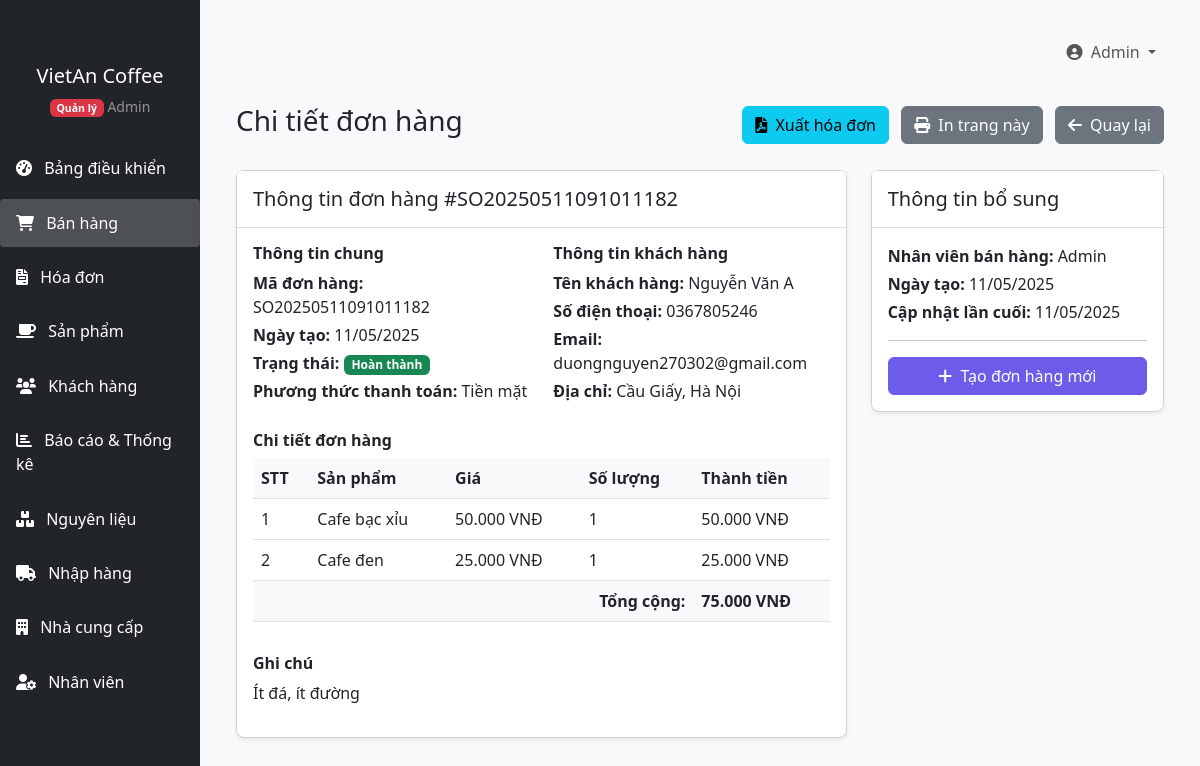
Screenshot of /QuanLyCafe/index.php?page=sales-orders&action=view&id=3 (signed in) with the database file from the repository.
### tables this page shows
CREATE TABLE `sales_orders` (
  `id` int(11) NOT NULL,
  `order_number` varchar(20) NOT NULL,
  `customer_id` int(11) DEFAULT NULL,
  `user_id` int(11) DEFAULT NULL,
  `order_date` date NOT NULL,
  `total_amount` decimal(10,2) NOT NULL,
  `status` enum('pending','completed','cancelled') DEFAULT 'completed',
  `payment_method` enum('cash','card','transfer') DEFAULT 'cash',
  `notes` text DEFAULT NULL,
  `created_at` timestamp NOT NULL DEFAULT current_timestamp(),
  `updated_at` timestamp NOT NULL DEFAULT current_timestamp() ON UPDATE current_timestamp()
);

CREATE TABLE `customers` (
  `id` int(11) NOT NULL,
  `name` varchar(100) NOT NULL,
  `email` varchar(100) DEFAULT NULL,
  `phone` varchar(20) DEFAULT NULL,
  `address` text DEFAULT NULL,
  `created_at` timestamp NOT NULL DEFAULT current_timestamp(),
  `updated_at` timestamp NOT NULL DEFAULT current_timestamp() ON UPDATE current_timestamp()
);

CREATE TABLE `sales_order_items` (
  `id` int(11) NOT NULL,
  `sales_order_id` int(11) NOT NULL,
  `product_id` int(11) NOT NULL,
  `quantity` int(11) NOT NULL,
  `unit_price` decimal(10,2) NOT NULL,
  `total_price` decimal(10,2) NOT NULL,
  `created_at` timestamp NOT NULL DEFAULT current_timestamp(),
  `updated_at` timestamp NOT NULL DEFAULT current_timestamp() ON UPDATE current_timestamp()
);

CREATE TABLE `products` (
  `id` int(11) NOT NULL,
  `code` varchar(20) NOT NULL,
  `name` varchar(100) NOT NULL,
  `category_id` int(11) DEFAULT NULL,
  `type` enum('phin','machine','instant') NOT NULL,
  `size` enum('small','medium','large') NOT NULL,
  `price` decimal(10,2) NOT NULL,
  `description` text DEFAULT NULL,
  `stock_quantity` int(11) DEFAULT 0,
  `image` varchar(255) DEFAULT NULL,
  `created_at` timestamp NOT NULL DEFAULT current_timestamp(),
  `updated_at` timestamp NOT NULL DEFAULT current_timestamp() ON UPDATE current_timestamp()
);

CREATE TABLE `users` (
  `id` int(11) NOT NULL,
  `name` varchar(100) NOT NULL,
  `email` varchar(100) NOT NULL,
  `password` varchar(255) NOT NULL,
  `role` enum('admin','staff') NOT NULL,
  `phone` varchar(20) DEFAULT NULL,
  `address` text DEFAULT NULL,
  `gender` enum('male','female','other') DEFAULT NULL,
  `birth_date` date DEFAULT NULL,
  `hire_date` date DEFAULT NULL,
  `status` enum('active','inactive') DEFAULT 'active',
  `created_at` timestamp NOT NULL DEFAULT current_timestamp(),
  `updated_at` timestamp NOT NULL DEFAULT current_timestamp() ON UPDATE current_timestamp()
);

### QuanLyCafe/models/SalesOrder.php (called while the page is built, shortened)
<?php
class SalesOrder {
    private $conn;
    public $id;
    public function __construct($db) {
        $this->conn = $db;
    }
    public function getById($id) {
        $query = "SELECT so.*, c.name as customer_name, u.name as user_name
                  FROM sales_orders so
                  LEFT JOIN customers c ON so.customer_id = c.id
                  LEFT JOIN users u ON so.user_id = u.id
                  WHERE so.id = ?";
        $stmt = $this->conn->prepare($query);
        $stmt->bind_param("i", $id);
        $stmt->execute();
        $result = $stmt->get_result();
        if ($result->num_rows === 1) {
            $row = $result->fetch_assoc();
            $this->id = $row['id'];
            $this->order_number = $row['order_number'];
            $this->customer_id = $row['customer_id'];
            $this->order_date = $row['order_date'];
            $this->total_amount = $row['total_amount'];
            $this->status = $row['status'];
            $this->payment_method = $row['payment_method'];
            $this->notes = $row['notes'];
            $this->created_at = $row['created_at'];
            $this->updated_at = $row['updated_at'];
            $this->user_name = $row['user_name'];
            return true;
        }
        return false;
    }
    public function getItems() {
        $query = "SELECT soi.*, p.name as product_name, p.code as product_code
                  FROM sales_order_items soi
                  LEFT JOIN products p ON soi.product_id = p.id
                  WHERE soi.sales_order_id = ?";
        $stmt = $this->conn->prepare($query);
        $stmt->bind_param("i", $this->id);
        $stmt->execute();
        $result = $stmt->get_result();
        return $result->fetch_all(MYSQLI_ASSOC);
    }
}

### QuanLyCafe/includes/functions.php (called while the page is built, shortened)
<?php
function formatCurrency($amount) {
    return number_format($amount, 0, ',', '.') . ' VNĐ';
}
function formatDate($date, $format = 'd/m/Y') {
    return date($format, strtotime($date));
}

### QuanLyCafe/models/Customer.php (called while the page is built, shortened)
<?php
class Customer {
    private $conn;
    public function __construct($db) {
        $this->conn = $db;
    }
    public function getById($id) {
        $query = "SELECT * FROM customers WHERE id = ?";
        $stmt = $this->conn->prepare($query);
        $stmt->bind_param("i", $id);
        $stmt->execute();
        $result = $stmt->get_result();
        if ($result->num_rows === 1) {
            $row = $result->fetch_assoc();
            $this->name = $row['name'];
            $this->email = $row['email'];
            $this->phone = $row['phone'];
            $this->address = $row['address'];
            return true;
        }
        return false;
    }
}

### QuanLyCafe/views/sales_orders/view.php (the view, shortened to what this page needs)
<?php include 'includes/header.php'; ?>
<div class="container-fluid">
    <div class="d-flex justify-content-between align-items-center mb-4">
        <h1 class="h3">Chi tiết đơn hàng</h1>
        <div>
            <a href="index.php?page=sales-orders&action=print-invoice&id=<?php echo $sales_order->id; ?>" class="btn btn-info me-2" target="_blank">
                <i class="fas fa-file-pdf me-1"></i> Xuất hóa đơn
            </a>
            <button class="btn btn-secondary me-2" onclick="window.print()">
                <i class="fas fa-print me-1"></i> In trang này
            </button>
            <a href="index.php?page=sales-orders" class="btn btn-secondary">
                <i class="fas fa-arrow-left me-1"></i> Quay lại
            </a>
        </div>
    </div>
    <div class="row">
        <div class="col-md-8">
            <div class="card mb-4">
                <div class="card-header">
                    <h5 class="mb-0">Thông tin đơn hàng #<?php echo $sales_order->order_number; ?></h5>
                </div>
                <div class="card-body">
                    <div class="row mb-4">
                        <div class="col-md-6">
                            <h6 class="fw-bold">Thông tin chung</h6>
                            <p class="mb-1"><strong>Mã đơn hàng:</strong> <?php echo $sales_order->order_number; ?></p>
                            <p class="mb-1"><strong>Ngày tạo:</strong> <?php echo formatDate($sales_order->order_date); ?></p>
                            <p class="mb-1">
                                <strong>Trạng thái:</strong>
                                <?php if ($sales_order->status == 'completed'): ?>
                                    <span class="badge bg-success">Hoàn thành</span>
                                <?php elseif ($sales_order->status == 'pending'): ?>
                                    <span class="badge bg-warning">Đang xử lý</span>
                                <?php else: ?>
                                    <span class="badge bg-danger">Đã hủy</span>
                                <?php endif; ?>
                            </p>
                            <p class="mb-1">
                                <strong>Phương thức thanh toán:</strong>
                                <?php
                                switch ($sales_order->payment_method) {
                                    case 'cash':
                                        echo 'Tiền mặt';
                                        break;
                                }
                                ?>
                            </p>
                        </div>
                        <div class="col-md-6">
                            <h6 class="fw-bold">Thông tin khách hàng</h6>
                            <?php if ($sales_order->customer_id): ?>
                                <?php
                                $customer = new Customer($conn);
                                $customer->getById($sales_order->customer_id);
                                ?>
                                <p class="mb-1"><strong>Tên khách hàng:</strong> <?php echo $customer->name; ?></p>
                                <p class="mb-1"><strong>Số điện thoại:</strong> <?php echo $customer->phone; ?></p>
                                <p class="mb-1"><strong>Email:</strong> <?php echo $customer->email; ?></p>
                                <p class="mb-1"><strong>Địa chỉ:</strong> <?php echo $customer->address; ?></p>
                            <?php else: ?>
                                <p class="text-muted">Khách lẻ</p>
                            <?php endif; ?>
                        </div>
                    </div>
                    <h6 class="fw-bold">Chi tiết đơn hàng</h6>
                    <div class="table-responsive">
                        <table class="table">
                            <thead>
                                <tr>
                                    <th>STT</th>
                                    <th>Sản phẩm</th>
                                    <th>Giá</th>
                                    <th>Số lượng</th>
                                    <th>Thành tiền</th>
                                </tr>
                            </thead>
                            <tbody>
                                <?php if (empty($order_items)): ?>
                                    <tr>
                                        <td colspan="5" class="text-center">Không có sản phẩm nào</td>
                                    </tr>
                                <?php else: ?>
                                    <?php foreach ($order_items as $index => $item): ?>
                                        <tr>
                                            <td><?php echo $index + 1; ?></td>
                                            <td><?php echo $item['product_name']; ?></td>
                                            <td><?php echo formatCurrency($item['unit_price']); ?></td>
                                            <td><?php echo $item['quantity']; ?></td>
                                            <td><?php echo formatCurrency($item['total_price']); ?></td>
                                        </tr>
                                    <?php endforeach; ?>
                                <?php endif; ?>
                            </tbody>
                            <tfoot>
                                <tr>
                                    <th colspan="4" class="text-end">Tổng cộng:</th>
                                    <th><?php echo formatCurrency($sales_order->total_amount); ?></th>
                                </tr>
                            </tfoot>
                        </table>
                    </div>
                    <?php if (!empty($sales_order->notes)): ?>
                        <div class="mt-3">
                            <h6 class="fw-bold">Ghi chú</h6>
                            <p><?php echo nl2br($sales_order->notes); ?></p>
                        </div>
                    <?php endif; ?>
                </div>
            </div>
        </div>
        <div class="col-md-4">
            <div class="card">
                <div class="card-header">
                    <h5 class="mb-0">Thông tin bổ sung</h5>
                </div>
                <div class="card-body">
                    <p class="mb-1"><strong>Nhân viên bán hàng:</strong> <?php echo isset($sales_order->user_name) ? $sales_order->user_name : 'N/A'; ?></p>
                    <p class="mb-1"><strong>Ngày tạo:</strong> <?php echo formatDate($sales_order->created_at); ?></p>
                    <p class="mb-1"><strong>Cập nhật lần cuối:</strong> <?php echo formatDate($sales_order->updated_at); ?></p>
                    <hr>
                    <div class="d-grid gap-2">
                        <a href="index.php?page=sales-orders" class="btn btn-primary">
                            <i class="fas fa-plus me-1"></i> Tạo đơn hàng mới
                        </a>
                    </div>
                </div>
            </div>
        </div>
    </div>
</div>
<?php include 'includes/footer.php'; ?>

### QuanLyCafe/assets/css/style.css (style rules this page uses)
body { font-family: 'Segoe UI', Tahoma, Geneva, Verdana, sans-serif; background-color: #f8f9fa; }
.card { border-radius: 0.5rem; box-shadow: 0 0.125rem 0.25rem rgba(0, 0, 0, 0.075); margin-bottom: 1.5rem; }
.card-header { background-color: #fff; border-bottom: 1px solid rgba(0, 0, 0, 0.125); padding: 1rem; }
.btn-primary { background-color: #6c5ce7; border-color: #6c5ce7; }
.table th { font-weight: 600; background-color: #f8f9fa; }

### QuanLyCafe/views/sales_orders/view.php (style rules this page uses)
body { margin: 0; padding: 0; }
.container-fluid { width: 100%; padding: 0; }
.card { border: none !important; }
.card-header { background-color: #fff !important; border-bottom: 1px solid #000 !important; }
.btn, .sidebar, header, footer, nav { display: none !important; }

### rows the page displays
sales_orders: order_number "SO20250511091011182", order_date "11/05/2025", total_amount "75.000 VNĐ", notes "Ít đá, ít đường", user.name "Admin", created_at "11/05/2025", updated_at "11/05/2025"
customers: name "Nguyễn Văn A", phone "0367805246", email "duongnguyen270302@gmail.com", address "Cầu Giấy, Hà Nội"
sales_order_items: product.name "Cafe bạc xỉu", unit_price "50.000 VNĐ", quantity "1", total_price "50.000 VNĐ"
sales_order_items: product.name "Cafe đen", unit_price "25.000 VNĐ", quantity "1", total_price "25.000 VNĐ"

### other values shown
getCurrentUserName() "Admin"
